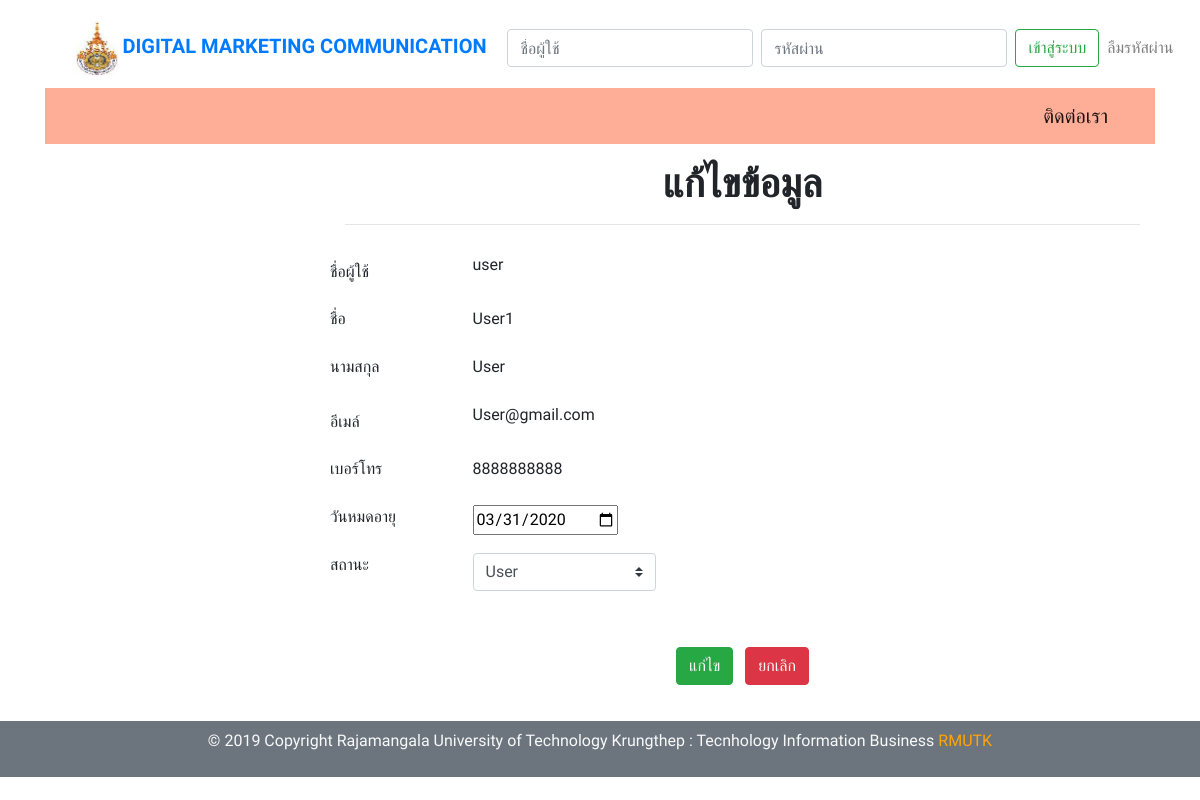
The page /admin/index.php?eu&user_id=47 on the database as committed earlier.
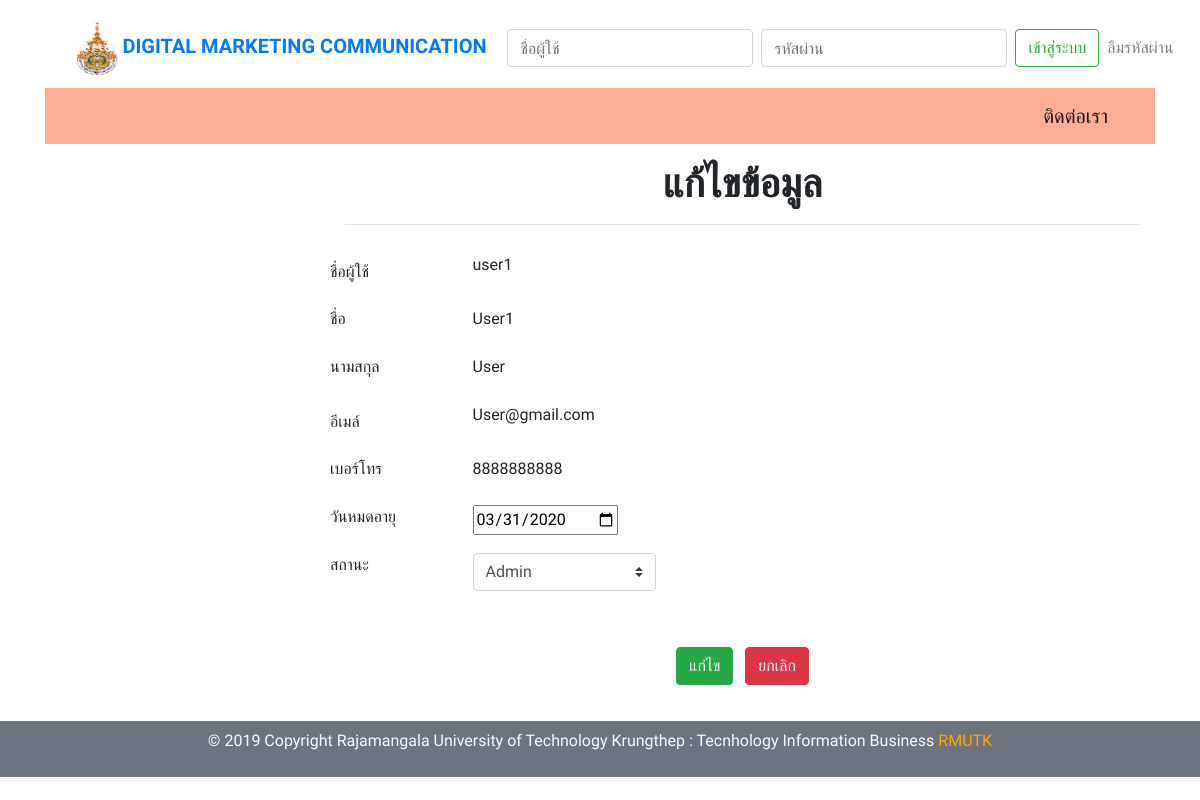
The same page on the database as committed later.
### tables this page shows
CREATE TABLE `user` (
  `ID` int(5) NOT NULL,
  `Username` varchar(50) NOT NULL,
  `Password` varchar(200) NOT NULL,
  `Firstname` varchar(100) NOT NULL,
  `Lastname` varchar(100) NOT NULL,
  `email` varchar(100) NOT NULL,
  `phone` text NOT NULL,
  `Userlevel` varchar(1) NOT NULL,
  `user_date` date NOT NULL,
  `session_id` varchar(50) NOT NULL,
  `Status` varchar(1) NOT NULL
);

### admin/edit_user.php (the view, shortened to what this page needs)
<?php
$user_id = $_REQUEST["user_id"];
$query_user = "SELECT * FROM user WHERE ID = '$user_id'";
$user = mysqli_query($con,$query_user) or die(mysqli_error());
$row_user = mysqli_fetch_assoc($user);
?>
<div class="col-md-9">
 <div class="py-2">
  <div class="container">
    <div class="row">
      <div class="col-md-12">
        <h1 class="text-center"><b>แก้ไขข้อมูล</b></h1>
        <hr>
      </div>
    </div>
  </div>
</div>
<div class="py-1">
  <form class="" id="c_form-h" action="edit_user_db.php" method="post" >
    <div class="form-group row"><label class="col-2 col-form-label">ชื่อผู้ใช้<br></label>
      <div class="col-9">
        <?php echo $row_user['Username']; ?>
      </div>
    </div>
    <div class="form-group row"><label class="col-2">ชื่อ</label>
      <div class="col-9">
       <?php echo $row_user['Firstname']; ?>
     </div>
   </div>
   <div class="form-group row"><label class="col-2">นามสกุล</label>
    <div class="col-9">
      <?php echo $row_user['Lastname']; ?>
    </div>
  </div>
  <div class="form-group row"> <label for="inputmailh" class="col-2 col-form-label">อีเมล์</label>
    <div class="col-9">
      <?php echo $row_user['email']; ?>
    </div>
  </div>
  <div class="form-group row">
    <label class="col-2">เบอร์โทร<br></label>
    <div class="col-9">
     <?php echo $row_user['phone']; ?>
   </div>
 </div>
 <div class="form-group row">
  <label class="col-2">วันหมดอายุ<br></label>
  <div class="col-9">
    <?php $d = date("Y-m-d"); ?>
    <input type="date" name="user_date" min="<?php echo $d; ?>" value="<?php echo date('Y-m-d',strtotime($row_user['user_date'])) ?>" />
  </div>
</div>
<?php
$m = '';
$a = '';
if ($row_user['Userlevel'] == 'A' ){
  $a = 'selected';
}elseif ($row_user['Userlevel'] == 'M') {
  $m = 'selected';
}
?>
<div class="form-group row">
 <label class="col-2">สถานะ<br></label>
 <div class="col-3">
   <select class="custom-select" name="Userlevel">
     <option <?php echo $a; ?> value="A">Admin</option>
     <option <?php echo $m; ?> value="M">User</option>
   </select>
 </div>
</div>
<div class="py-3">
  <div class="container">
    <div class="row">
      <div class="col-md-12 text-center">
        <button name="submit" type="submit" class="btn btn-success text-light mx-1">แก่ไข</button>
        <a class="btn btn-danger text-light mx-1" href="index.php?su">ยกเลิก</a>
      </div>
    </div>
  </div>
</div>
</form>
</div>
</div>

Rows that differ between the two databases and show on the page:
changed user "User1": Username "user" → "user1"
Other text that changed with them:
form field Userlevel: "User" → "Admin"
